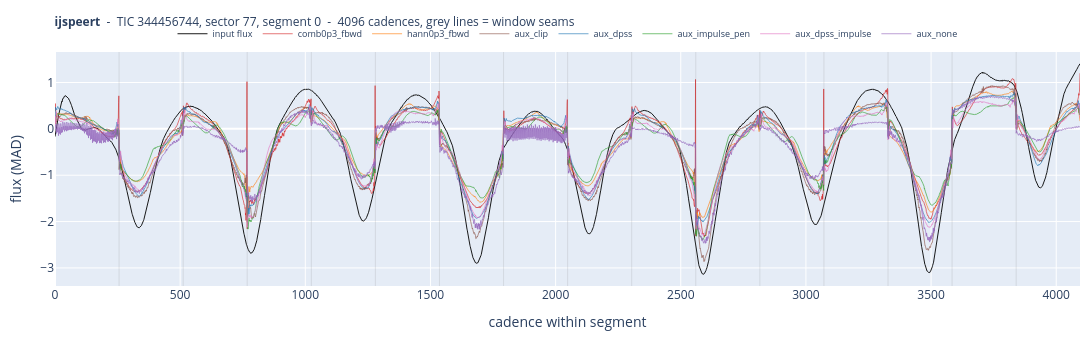

The notebook cell this image was saved under:
### Code cell
plot_class("ijspeert")

### Figure 1 — Plotly figure (JSON) as saved in the notebook; plotly's stock layout.template omitted (floating-point values rounded to 4 significant figures; data arrays with more than 128 entries replaced by an {"elided": "..."} marker saying what was removed)
{"data": [{"line": {"color": "black", "width": 0.9}, "mode": "lines", "name": "input flux", "type": "scatter", "y": {"elided": "4096 float values"}}, {"line": {"color": "#d62728", "width": 0.7}, "mode": "lines", "name": "comb0p3_fbwd", "opacity": 0.9, "type": "scatter", "y": {"elided": "4096 float values"}}, {"line": {"color": "#ff7f0e", "width": 0.7}, "mode": "lines", "name": "hann0p3_fbwd", "opacity": 0.9, "type": "scatter", "y": {"elided": "4096 float values"}}, {"line": {"color": "#8c564b", "width": 0.7}, "mode": "lines", "name": "aux_clip", "opacity": 0.9, "type": "scatter", "y": {"elided": "4096 float values"}}, {"line": {"color": "#1f77b4", "width": 0.7}, "mode": "lines", "name": "aux_dpss", "opacity": 0.9, "type": "scatter", "y": {"elided": "4096 float values"}}, {"line": {"color": "#2ca02c", "width": 0.7}, "mode": "lines", "name": "aux_impulse_pen", "opacity": 0.9, "type": "scatter", "y": {"elided": "4096 float values"}}, {"line": {"color": "#e377c2", "width": 0.7}, "mode": "lines", "name": "aux_dpss_impulse", "opacity": 0.9, "type": "scatter", "y": {"elided": "4096 float values"}}, {"line": {"color": "#9467bd", "width": 0.7}, "mode": "lines", "name": "aux_none", "opacity": 0.9, "type": "scatter", "y": {"elided": "4096 float values"}}], "layout": {"height": 340, "hovermode": "x unified", "legend": {"font": {"size": 9}, "orientation": "h", "x": 0.5, "xanchor": "center", "y": 1.14}, "margin": {"b": 38, "l": 55, "r": 12, "t": 52}, "shapes": [{"line": {"color": "rgba(120,120,120,0.35)", "width": 0.5}, "type": "line", "x0": 256, "x1": 256, "xref": "x", "y0": 0, "y1": 1, "yref": "y domain"}, {"line": {"color": "rgba(120,120,120,0.35)", "width": 0.5}, "type": "line", "x0": 512, "x1": 512, "xref": "x", "y0": 0, "y1": 1, "yref": "y domain"}, {"line": {"color": "rgba(120,120,120,0.35)", "width": 0.5}, "type": "line", "x0": 768, "x1": 768, "xref": "x", "y0": 0, "y1": 1, "yref": "y domain"}, {"line": {"color": "rgba(120,120,120,0.35)", "width": 0.5}, "type": "line", "x0": 1024, "x1": 1024, "xref": "x", "y0": 0, "y1": 1, "yref": "y domain"}, {"line": {"color": "rgba(120,120,120,0.35)", "width": 0.5}, "type": "line", "x0": 1280, "x1": 1280, "xref": "x", "y0": 0, "y1": 1, "yref": "y domain"}, {"line": {"color": "rgba(120,120,120,0.35)", "width": 0.5}, "type": "line", "x0": 1536, "x1": 1536, "xref": "x", "y0": 0, "y1": 1, "yref": "y domain"}, {"line": {"color": "rgba(120,120,120,0.35)", "width": 0.5}, "type": "line", "x0": 1792, "x1": 1792, "xref": "x", "y0": 0, "y1": 1, "yref": "y domain"}, {"line": {"color": "rgba(120,120,120,0.35)", "width": 0.5}, "type": "line", "x0": 2048, "x1": 2048, "xref": "x", "y0": 0, "y1": 1, "yref": "y domain"}, {"line": {"color": "rgba(120,120,120,0.35)", "width": 0.5}, "type": "line", "x0": 2304, "x1": 2304, "xref": "x", "y0": 0, "y1": 1, "yref": "y domain"}, {"line": {"color": "rgba(120,120,120,0.35)", "width": 0.5}, "type": "line", "x0": 2560, "x1": 2560, "xref": "x", "y0": 0, "y1": 1, "yref": "y domain"}, {"line": {"color": "rgba(120,120,120,0.35)", "width": 0.5}, "type": "line", "x0": 2816, "x1": 2816, "xref": "x", "y0": 0, "y1": 1, "yref": "y domain"}, {"line": {"color": "rgba(120,120,120,0.35)", "width": 0.5}, "type": "line", "x0": 3072, "x1": 3072, "xref": "x", "y0": 0, "y1": 1, "yref": "y domain"}, {"line": {"color": "rgba(120,120,120,0.35)", "width": 0.5}, "type": "line", "x0": 3328, "x1": 3328, "xref": "x", "y0": 0, "y1": 1, "yref": "y domain"}, {"line": {"color": "rgba(120,120,120,0.35)", "width": 0.5}, "type": "line", "x0": 3584, "x1": 3584, "xref": "x", "y0": 0, "y1": 1, "yref": "y domain"}, {"line": {"color": "rgba(120,120,120,0.35)", "width": 0.5}, "type": "line", "x0": 3840, "x1": 3840, "xref": "x", "y0": 0, "y1": 1, "yref": "y domain"}], "title": {"font": {"size": 12}, "text": "<b>ijspeert</b>  -  TIC 344456744, sector 77, segment 0  -  4096 cadences, grey lines = window seams"}, "width": 1550, "xaxis": {"title": {"text": "cadence within segment"}}, "yaxis": {"title": {"text": "flux (MAD)"}}}}
